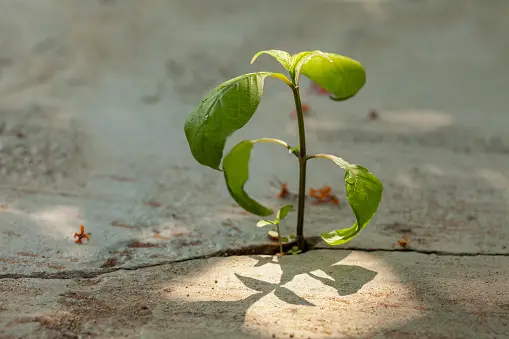
#> input picture 27- Computer vision/istockphoto-1470130937-170667a.webp, 509 x 339 px
$ jupyter execute 'Computer Vision.ipynb'   (shell and % lines are left out)
#> lines starting #> are read from the running program, lines starting #| are printed output that depends on the picture; after the words box and inside, x2 and y2 are one past the last pixel; in counts of white or black regions, pixels touching at a corner belong together
[cell 1]
## Installing open cv

[cell 2]
import cv2
import numpy as np
import matplotlib.pyplot as plt

[cell 3]
# Load an image from file
image_path = "./istockphoto-1470130937-170667a.webp"
img = cv2.imread(image_path)
#> img is the input picture: shape (339, 509, 3); mean B, G, R 109.7, 133.5, 133.7

[cell 4]
plt.imshow(img)
plt.title('Original Image BGR')
plt.axis('off')
plt.show()

[cell 5]
plt.imshow(cv2.cvtColor(img, cv2.COLOR_BGR2RGB))
plt.title('Original Image RGB')
plt.axis('off')
plt.show()

[cell 6]
img.shape
#> Out = (339, 509, 3)

[cell 7]
# convert the image to grayscale
gray_img = cv2.cvtColor(img, cv2.COLOR_BGR2GRAY)

plt.imshow(gray_img, cmap='gray')
plt.title('Grayscale Image')
plt.axis('off')
plt.show()

[cell 8]
gray_img.shape
#> Out = (339, 509)

[cell 9]
# resizeing the image
resized_img = cv2.resize(img, (200, 200))

plt.imshow(cv2.cvtColor(resized_img, cv2.COLOR_BGR2RGB))
plt.title('Resized Image')
plt.axis('off')
plt.show()

[cell 10]
resized_img.shape
#> Out = (200, 200, 3)

[cell 11]
# Cropiing the image
roi = img[50:150, 100:200]
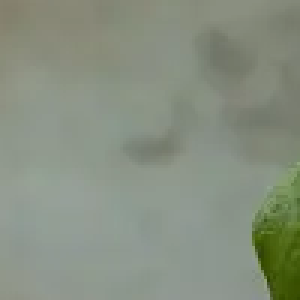
#> roi: shape (100, 100, 3) (shown 3 times larger); mean B, G, R 128.3, 143.8, 135.1

plt.imshow(cv2.cvtColor(roi, cv2.COLOR_BGR2RGB))
plt.title('Cropped ROI')
plt.axis('off')
plt.show()

[cell 12]
roi.shape
#> Out = (100, 100, 3)

[cell 13]
xmin, ymin = (175, 40)
xmax, ymax = (400, 260)

# rectangle on image
cv2.rectangle(img, (xmin, ymin), (xmax, ymax), (0, 255, 0), 2)

plt.imshow(cv2.cvtColor(img, cv2.COLOR_BGR2RGB))
plt.title('Image with Rectangle')
plt.axis('off')
plt.show()

[cell 14]
# annotate image with text
text_position = ((xmin + xmax) // 2, ymin - 10)
cv2.putText(img, "plant", text_position, cv2.FONT_HERSHEY_SIMPLEX, 0.5, (0, 255, 0), 3)

plt.imshow(cv2.cvtColor(img, cv2.COLOR_BGR2RGB))
plt.title('Image with Rectangle and Text')
plt.axis('off')
plt.show()

[cell 15]
# median Blur for noise reduction
median_blur_img = cv2.medianBlur(img, 5)

plt.imshow(cv2.cvtColor(median_blur_img, cv2.COLOR_BGR2RGB))
plt.title('Blurred Image')
plt.axis('off')
plt.show()

[cell 16]
# convert an image to a binary image using thresholding
ret, binary_img = cv2.threshold(gray_img, 150, 255, cv2.THRESH_BINARY)
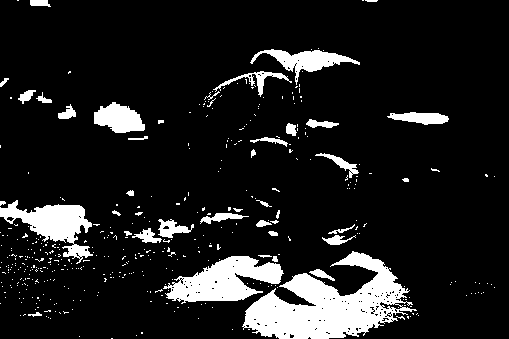
#> binary_img: shape (339, 509); 11.7% white; 424 white regions (384 under 20 px), largest, box (x1, y1, x2, y2) and area: (242, 251, 417, 339) 7555, (163, 256, 284, 304) 3207, (0, 200, 93, 264) 2399

plt.imshow(binary_img, cmap='gray')
plt.title('Binary Image')
plt.axis('off')
plt.show()

[cell 17]
edges = cv2.Canny(img, 190, 255)
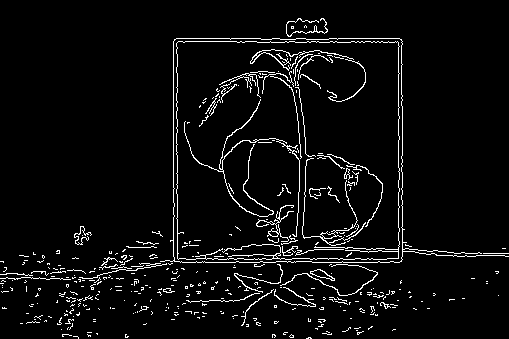
#> edges: shape (339, 509); 4.7% white in thin lines or dots

plt.imshow(edges, cmap='gray')
plt.title('Canny Edge Detector')
plt.axis('off')
plt.show()

[cell 18]
contours, _ = cv2.findContours(binary_img, cv2.RETR_EXTERNAL, cv2.CHAIN_APPROX_SIMPLE)
#> contours = 423 contours, 397 with area under 20; largest, box (x1, y1, x2, y2) and area: (242, 251, 417, 339) 7428, (163, 256, 284, 304) 3060, (0, 200, 93, 264) 2236, (250, 49, 360, 85) 1138, (94, 102, 145, 133) 982
cv2.drawContours(img, contours, -1, (0, 255, 0), 2)
#> img: shape (339, 509, 3); mean B, G, R 96.8, 144.2, 117.3

plt.imshow(cv2.cvtColor(img, cv2.COLOR_BGR2RGB))
plt.title('Contours Image')
plt.axis('off')
plt.show()

# Studio

[cell 19]
studio_img = cv2.imread("Studio_Image.jpeg")
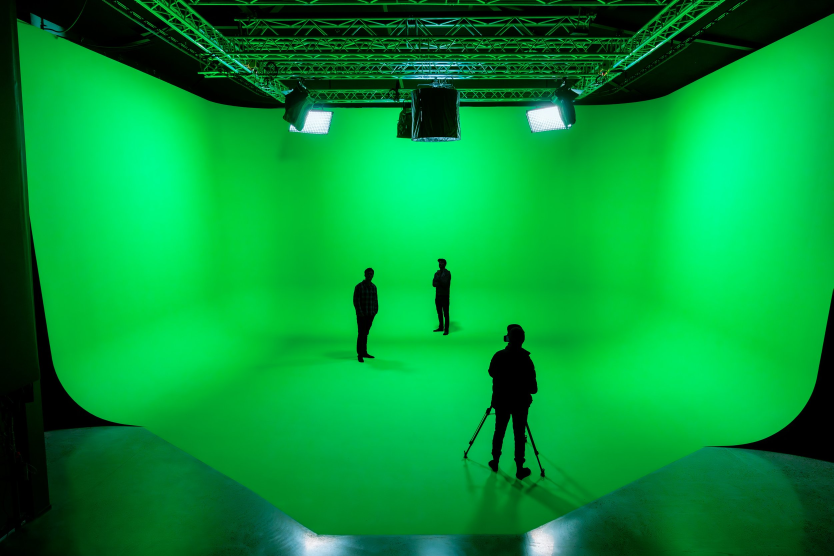
#> input picture 27- Computer vision/Studio_Image.jpeg, 2500 x 1667 px (shown at 1/3 size)
#> studio_img is the input picture: shape (1667, 2500, 3); mean B, G, R 55.4, 151.6, 3.1
studio_img_rgb = cv2.cvtColor(studio_img, cv2.COLOR_BGR2RGB)

plt.imshow(studio_img_rgb)
plt.title('Studio Image')
plt.axis('off')
plt.show()

[cell 20]
studio_img_rgb.shape
#> Out = (1667, 2500, 3)

[cell 21]
cropped_studio = studio_img_rgb[450:1250, 300: 2400]
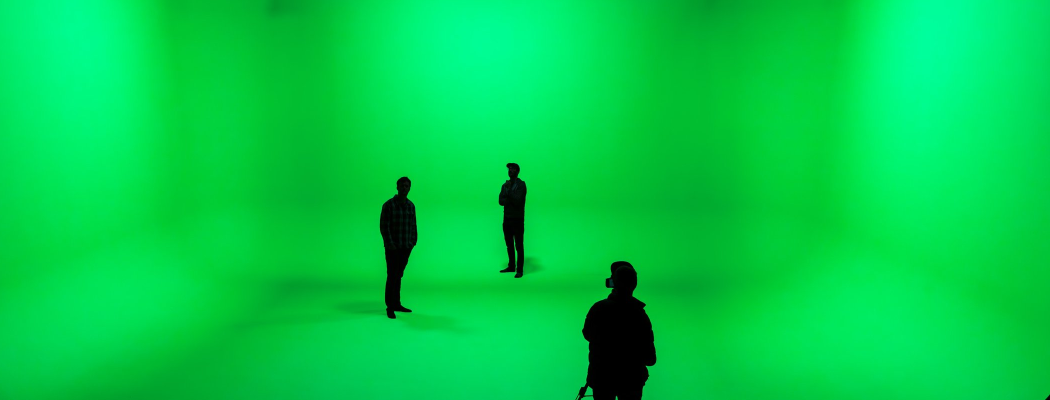
#> cropped_studio: shape (800, 2100, 3) (shown at 1/2 size); mean R, G, B 0.5, 206.5, 72.7

plt.imshow(cropped_studio)
plt.title('Studio Image')
plt.axis('off')
plt.show()

[cell 22]
lower_green = np.array([0, 0, 0])
upper_green = np.array([255, 255, 0])

mask = cv2.inRange(cropped_studio, lower_green, upper_green)
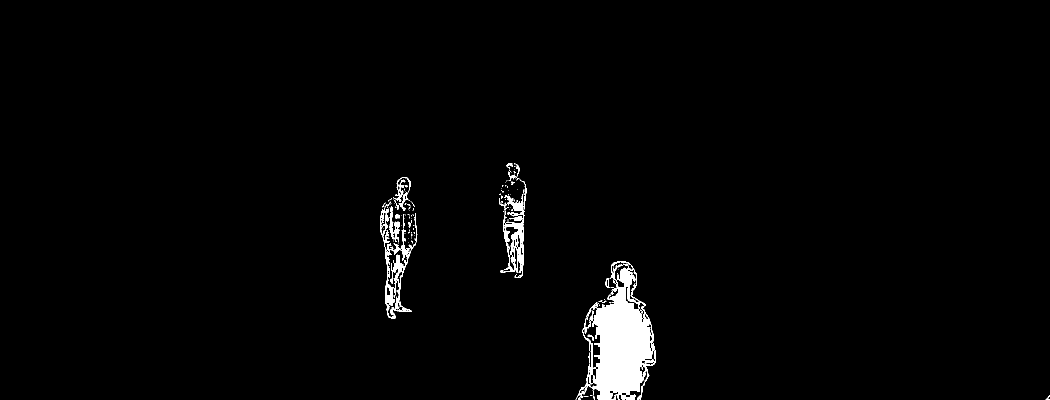
#> mask: shape (800, 2100) (shown at 1/2 size); 1.9% white; 146 white regions (123 under 20 px), largest, box (x1, y1, x2, y2) and area: (1151, 523, 1312, 800) 22212, (760, 417, 835, 637) 3452, (1000, 420, 1049, 555) 2239

plt.imshow(mask)
plt.title('Masked Studio Image')
plt.axis('off')
plt.show()

[cell 23]
mask_inv = cv2.bitwise_not(mask)
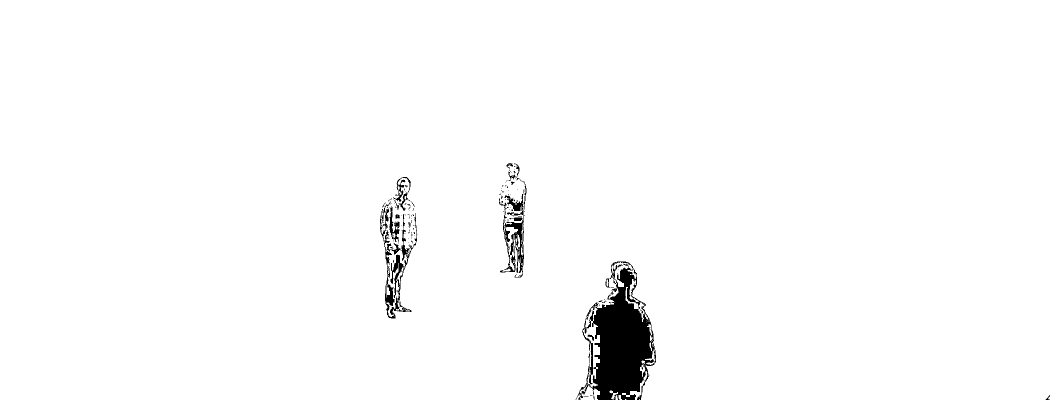
#> mask_inv: shape (800, 2100) (shown at 1/2 size); 98.1% white; 146 black regions (123 under 20 px), largest, box (x1, y1, x2, y2) and area: (1151, 523, 1312, 800) 22212, (760, 417, 835, 637) 3452, (1000, 420, 1049, 555) 2239

plt.imshow(mask_inv)
plt.title('Not Masked Studio Image')
plt.axis('off')
plt.show()

[cell 24]
roi = cv2.bitwise_and(cropped_studio, cropped_studio, mask=mask_inv)
#> roi: shape (800, 2100, 3)
plt.imshow(roi)
plt.title('Not Masked Studio Image')
plt.axis('off')
plt.show()

[cell 25]
replacement_img = cv2.imread("./Space.jpeg")
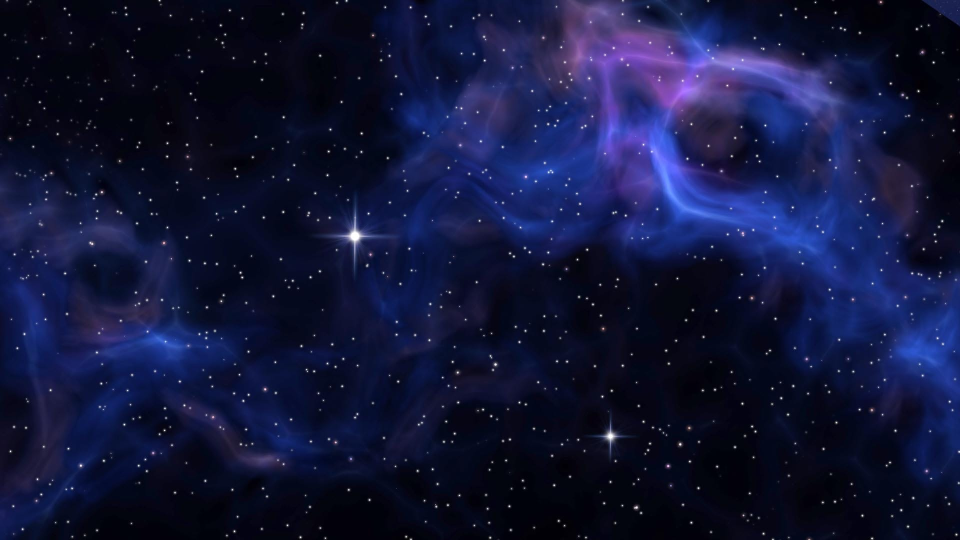
#> input picture 27- Computer vision/Space.jpeg, 1920 x 1080 px (shown at 1/2 size)
#> replacement_img is the input picture: shape (1080, 1920, 3); mean B, G, R 57.7, 21.7, 17.3
replacement_img_rgb = cv2.cvtColor(replacement_img, cv2.COLOR_BGR2RGB)

[cell 26]
replacement_img_resized = cv2.resize(replacement_img, (cropped_studio.shape[1], cropped_studio.shape[0]))
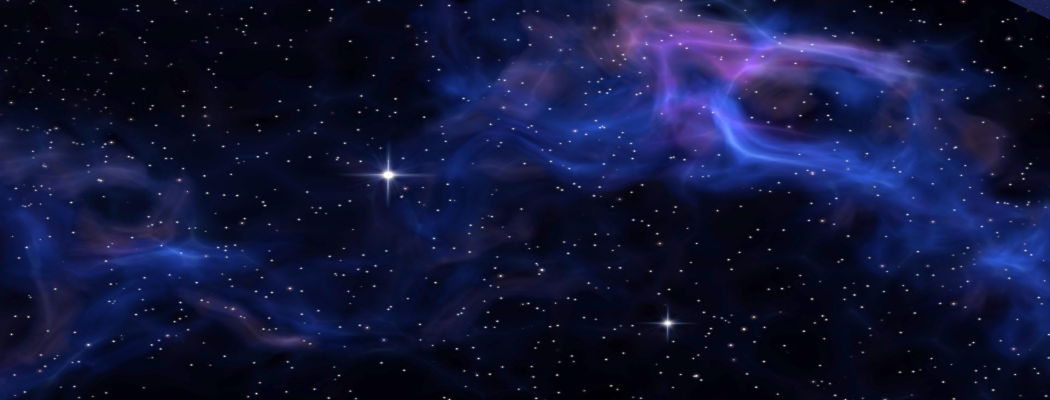
#> replacement_img_resized: shape (800, 2100, 3) (shown at 1/2 size); mean B, G, R 57.7, 21.7, 17.3

[cell 27]
result_img = replacement_img_resized - roi
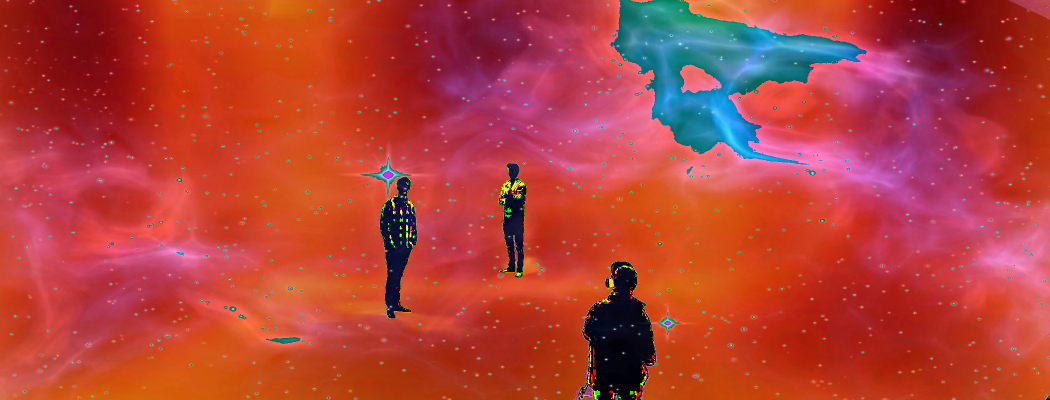
#> result_img: shape (800, 2100, 3) (shown at 1/2 size); mean B, G, R 57.3, 64.2, 180.3

plt.imshow(result_img)
plt.title('Result Image')
plt.axis('off')
plt.show()
